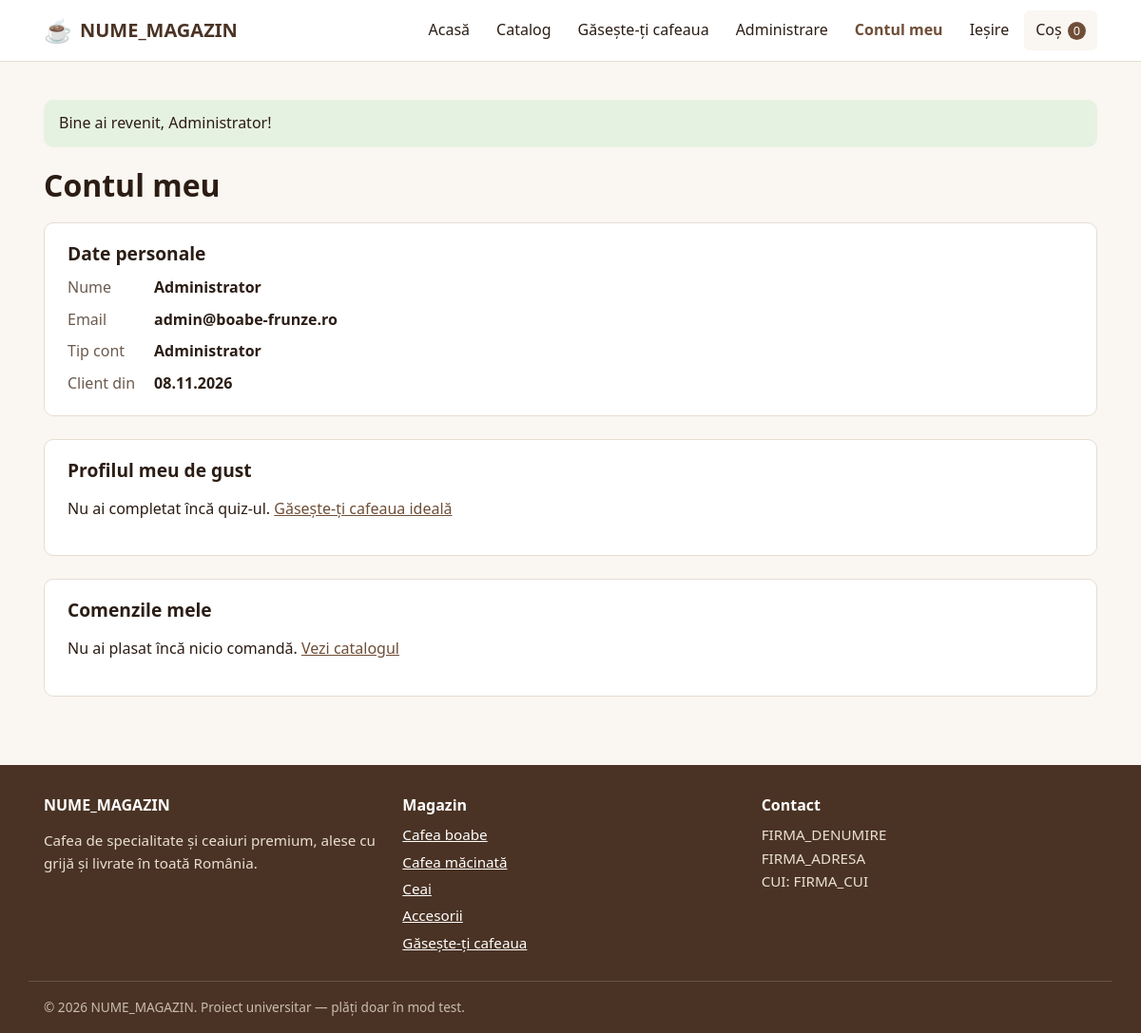
Page /cont.php (signed in) on the committed database.
### tables this page shows
CREATE TABLE utilizatori (
    id          INT UNSIGNED AUTO_INCREMENT PRIMARY KEY,
    nume        VARCHAR(100) NOT NULL,
    email       VARCHAR(190) NOT NULL UNIQUE,
    parola_hash VARCHAR(255) NOT NULL,
    rol         ENUM('client','admin') NOT NULL DEFAULT 'client',
    puncte      INT UNSIGNED NOT NULL DEFAULT 0,    
    creat_la    DATETIME NOT NULL DEFAULT CURRENT_TIMESTAMP
);

CREATE TABLE categorii (
    id        INT UNSIGNED AUTO_INCREMENT PRIMARY KEY,
    nume      VARCHAR(100) NOT NULL UNIQUE,
    descriere TEXT,
    cota_tva  DECIMAL(5,2) NOT NULL DEFAULT 21.00,
    CONSTRAINT chk_categorii_tva CHECK (cota_tva >= 0 AND cota_tva <= 100)
);

### includes/db.php (called while the page is built, shortened)
<?php
function db(): PDO
{
    static $pdo = null;
    if ($pdo === null) {
        $dsn = 'mysql:host=' . DB_HOST . ';dbname=' . DB_NUME . ';charset=utf8mb4';
        $optiuni = [
            PDO::ATTR_ERRMODE            => PDO::ERRMODE_EXCEPTION,
            PDO::ATTR_DEFAULT_FETCH_MODE => PDO::FETCH_ASSOC,
            PDO::ATTR_EMULATE_PREPARES   => false,
        ];
        try {
            $pdo = new PDO($dsn, DB_UTILIZATOR, DB_PAROLA, $optiuni);
        } catch (PDOException $e) {
            http_response_code(500);
            exit(MOD_DEZVOLTARE
                ? 'Eroare conexiune DB: ' . htmlspecialchars($e->getMessage())
                : 'Serviciul este temporar indisponibil. Încercați mai târziu.');
        }
    }
    return $pdo;
}

### includes/auth.php (called while the page is built, shortened)
<?php
require_once __DIR__ . '/functii.php';
function cereAutentificare(): array
{
    $utilizator = utilizatorCurent();
    return $utilizator;
}

### includes/quiz.php (called while the page is built, shortened)
<?php
require_once __DIR__ . '/functii.php';
function profilCurent(?int $utilizatorId): ?array
{
    if ($utilizatorId !== null) {
        $stmt = db()->prepare('SELECT intensitate, acid, amar, aparat, actualizat_la FROM profil_gust WHERE utilizator_id = :u');
        $stmt->execute(['u' => $utilizatorId]);
    }
    return $_SESSION['profil_gust'] ?? null;
}

### cont.php (the view, shortened to what this page needs)
<?php
require_once __DIR__ . '/includes/auth.php';
require_once __DIR__ . '/includes/quiz.php';
$utilizator = cereAutentificare();
$profilGust = profilCurent((int)$utilizator['id']);
$stmt = db()->prepare('SELECT nume, email, rol, creat_la FROM utilizatori WHERE id = :id');
$stmt->execute(['id' => $utilizator['id']]);
$profil = $stmt->fetch();
$stmt = db()->prepare(
    'SELECT c.id, c.data, c.total, c.status, SUM(cp.cantitate) AS nr_produse, f.serie_numar
       FROM comenzi c
       JOIN comenzi_produse cp ON cp.comanda_id = c.id
       LEFT JOIN facturi f ON f.comanda_id = c.id
      WHERE c.utilizator_id = :id
      GROUP BY c.id, f.serie_numar
      ORDER BY c.data DESC, c.id DESC'
);
$stmt->execute(['id' => $utilizator['id']]);
$comenzi = $stmt->fetchAll();
require __DIR__ . '/includes/header.php';
?>
<h1>Contul meu</h1>
<section class="card">
    <h2>Date personale</h2>
    <dl class="caracteristici">
        <dt>Nume</dt>          <dd><?= e($profil['nume']) ?></dd>
        <dt>Email</dt>         <dd><?= e($profil['email']) ?></dd>
        <dt>Tip cont</dt>      <dd><?= $profil['rol'] === 'admin' ? 'Administrator' : 'Client' ?></dd>
        <dt>Client din</dt>    <dd><?= e(date('d.m.Y', strtotime($profil['creat_la']))) ?></dd>
    </dl>
</section>
<section class="card">
    <h2>Profilul meu de gust</h2>
    <?php if (!$profilGust): ?>
        <p>Nu ai completat încă quiz-ul. <a href="<?= e(url('quiz.php')) ?>">Găsește-ți cafeaua ideală</a></p>
    <?php endif; ?>
</section>
<section class="card">
    <h2>Comenzile mele</h2>
    <?php if (!$comenzi): ?>
        <p>Nu ai plasat încă nicio comandă. <a href="<?= e(url('catalog.php')) ?>">Vezi catalogul</a></p>
    <?php endif; ?>
</section>
<?php require __DIR__ . '/includes/footer.php'; ?>

### includes/footer.php (shortened to what this page needs)
</main>
<footer class="subsol">
    <div class="container subsol__grila">
        <section>
            <h2 class="subsol__titlu"><?= e(NUME_MAGAZIN) ?></h2>
            <p>Cafea de specialitate și ceaiuri premium, alese cu grijă și livrate în toată România.</p>
        </section>
        <section>
            <h2 class="subsol__titlu">Magazin</h2>
            <ul class="subsol__lista">
                <?php foreach (categoriiMeniu() as $cat): ?>
                    <li><a href="<?= e(url('catalog.php?categorie=' . $cat['id'])) ?>"><?= e($cat['nume']) ?></a></li>
                <?php endforeach; ?>
                <li><a href="<?= e(url('quiz.php')) ?>">Găsește-ți cafeaua</a></li>
            </ul>
        </section>
        <section>
            <h2 class="subsol__titlu">Contact</h2>
            <address>
                <?= e(FIRMA_DENUMIRE) ?><br>
                <?= e(FIRMA_ADRESA) ?><br>
                CUI: <?= e(FIRMA_CUI) ?>
            </address>
        </section>
    </div>
    <p class="container subsol__copyright">
        &copy; <?= date('Y') ?> <?= e(NUME_MAGAZIN) ?>. Proiect universitar — plăți doar în mod test.
    </p>
</footer>
</body>
</html>

### assets/css/style.css (style rules this page uses)
:root { --culoare-fundal: #faf6f1; --culoare-suprafata: #ffffff; --culoare-text: #2b1d14; --culoare-text-slab: #6b5a4e; --culoare-primara: #6f4e37; --culoare-primara-inchisa: #4a3324; --culoare-accent: #5a7d4d; --culoare-bordura: #e6ddd3; --culoare-reducere: #b3261e; --culoare-succes-fundal: #e6f2e1; --culoare-eroare-fundal: #fbe7e5; --font: system-ui, -apple-system, "Segoe UI", Roboto, Ubuntu, sans-serif; --raza: 10px; --umbra: 0 2px 8px rgba(43, 29, 20, .08); --latime-max: 1140px; }
*, *::before, *::after { box-sizing: border-box; }
body { margin: 0; font-family: var(--font); font-size: 1rem; line-height: 1.6; color: var(--culoare-text); background: var(--culoare-fundal); display: flex; flex-direction: column; min-height: 100vh; }
a { color: var(--culoare-primara); }
h1, h2, h3 { line-height: 1.25; margin: 0 0 .6em; }
.container { width: 100%; max-width: var(--latime-max); margin: 0 auto; padding: 0 16px; }
.subsol { background: var(--culoare-primara-inchisa); color: #eadfd4; padding-top: 32px; font-size: .95rem; }
.subsol a { color: #fff; }
.subsol__grila { display: grid; gap: 24px; grid-template-columns: repeat(auto-fit, minmax(200px, 1fr)); }
.subsol__titlu { font-size: 1rem; color: #fff; }
.subsol__lista { list-style: none; margin: 0; padding: 0; }
.subsol__lista li { margin-bottom: 4px; }
.subsol address { font-style: normal; }
.subsol__copyright { border-top: 1px solid rgba(255,255,255,.15); margin-top: 24px; padding-top: 16px; padding-bottom: 16px; font-size: .85rem; color: #cbbcae; }
.caracteristici { display: grid; grid-template-columns: max-content 1fr; gap: 8px 20px; margin: 0; }
.caracteristici dt { color: var(--culoare-text-slab); }
.caracteristici dd { margin: 0; font-weight: 600; }
.card { background: var(--culoare-suprafata); border: 1px solid var(--culoare-bordura); border-radius: var(--raza); padding: 20px 24px; margin-bottom: 24px; }
.card h2 { font-size: 1.2rem; }
.card { overflow-x: auto; }

### rows in the picture
utilizatori: nume "Administrator", email "admin@boabe-frunze.ro", creat_la "08.11.2026"
categorii: nume "Cafea boabe"
categorii: nume "Cafea măcinată"
categorii: nume "Ceai"
categorii: nume "Accesorii"

### other values in the picture
NUME_MAGAZIN "NUME_MAGAZIN"
$nrCos "0"
$mesaj['text'] "Bine ai revenit, Administrator!"
FIRMA_DENUMIRE "FIRMA_DENUMIRE"
FIRMA_ADRESA "FIRMA_ADRESA"
FIRMA_CUI "FIRMA_CUI"
